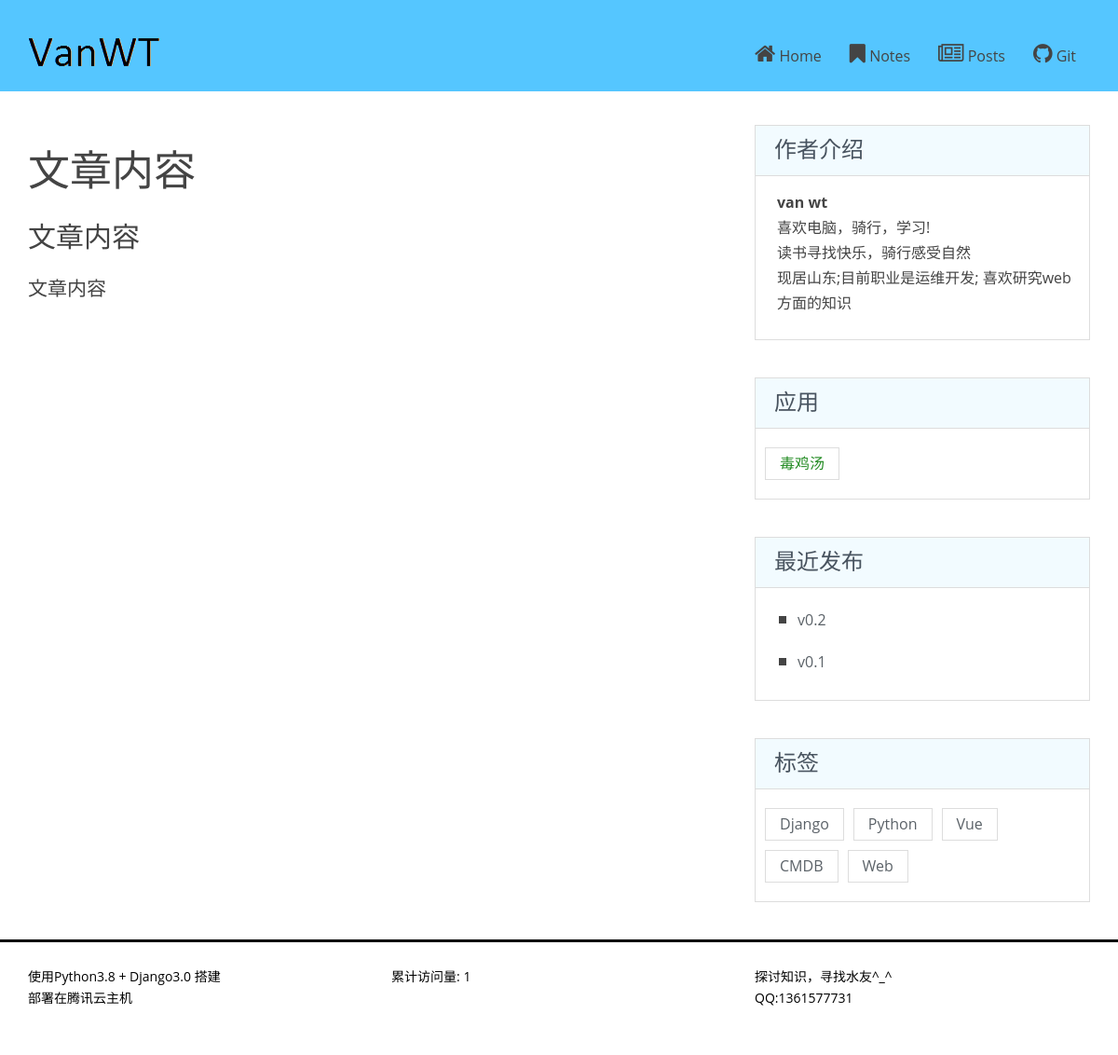
/post/s1/, run on the app's committed database.
### post/models.py (models this page shows, shortened)
class Post(models.Model):
    title = models.CharField(max_length=128, verbose_name="标题", blank=True, db_index=True)
    desc = models.CharField(max_length=256, verbose_name="简介", blank=True, null=True)
    url = models.CharField(verbose_name="自定义URL", max_length=128, blank=True, null=True, db_index=True)
    read_num = models.IntegerField(verbose_name="阅读量", default=0)
    md_content = RichTextUploadingField(verbose_name="内容", blank=True, config_name="my_config")
    html_content = models.TextField(verbose_name="markdown", null=True, blank=True)
    is_hide = models.BooleanField("是否隐藏", default=False, blank=True)
    is_top = models.BooleanField("是否置顶", default=False, blank=True)
    create_time = models.DateField(auto_now_add=True, verbose_name="创建时间")
    tags = models.ManyToManyField(Tags, related_name="posts", db_constraint=False, blank=True)
    category = models.ForeignKey("post.PostCategory", related_name="posts", db_constraint=False, null=True,
                                 blank=True, on_delete=models.SET_NULL)
    objects = models.Manager
    class Meta:
        db_table = "post"
        verbose_name = "文章"
        verbose_name_plural = verbose_name

### note/models.py (models this page shows, shortened)
class Note(models.Model):
    title = models.CharField(max_length=128, verbose_name="标题", blank=True, db_index=True)
    desc = models.CharField(max_length=256, verbose_name="总结", blank=True, null=True)
    read_num = models.IntegerField(verbose_name="阅读量", default=0)
    md_content = RichTextUploadingField(verbose_name="内容", blank=True, config_name="my_config")
    html_content = models.TextField(verbose_name="markdown", null=True, blank=True)
    is_hide = models.BooleanField("是否隐藏", default=False, blank=True)
    is_top = models.BooleanField("是否置顶", default=False, blank=True)
    create_time = models.DateTimeField(auto_now_add=True, verbose_name="创建时间")
    tags = models.ManyToManyField(Tags, related_name="notes", db_constraint=False, blank=True)
    category = models.ForeignKey("note.NoteCategory", related_name="notes", db_constraint=False, null=True,
                                 blank=True, on_delete=models.SET_NULL)
    objects = models.Manager
    class Meta:
        db_table = "note"
        verbose_name = "笔记"
        verbose_name_plural = verbose_name

### content/models.py (models this page shows, shortened)
class Tags(models.Model):
    title = models.CharField(verbose_name="标签名", max_length=128, blank=True)
    create_time = models.DateTimeField(auto_now_add=True, verbose_name="创建时间", blank=True)
    class Meta:
        db_table = "blog_tag"
        verbose_name = "标签表"
        verbose_name_plural = verbose_name

### post/views.py (the view)
# urls.py: path("<str:url>/", PostView.as_view()),
class PostView(View):
    def get(self, request, **kwargs):
        url = self.kwargs.get("url", None)
        post = Post.objects.filter(url=url).first()
        if post:
            content = {
                "html": post.html_content,
            }
            post.read_num += 1
            post.save()
            return render(request, "post.html", content)
        raise Http404

### common/base_backend.py (called while the page is built)
def base_data(request):
    tag_list = Tags.objects.only("title").all()
    ip = request.META.get("REMOTE_ADDR")
    log = WhiteList.objects.filter(ip=ip).first()
    if not log:
        log = WhiteList(ip=ip, access=1)
        log.save()
    else:
        log.access += 1
        log.save()
    count = WhiteList.objects.count()
    notes = Note.objects.order_by("-create_time").only("id", "title").all()[:4]
    return {
        "tags": tag_list,
        "see": count,
        "new_notes": notes
    }

### post/templates/post.html (shortened to what this page needs)
{% extends 'base.html' %}
{% block content %}
    {% autoescape off %}
        {{ html }}
    {% endautoescape %}
{% endblock %}

### templates/base.html (shortened to what this page needs)
<!DOCTYPE html>
<html lang="en">
<head>
    <link rel="stylesheet" href="/static/css/bootstrap.min.css">
    <link rel="stylesheet" href="/static/css/font-awesome/css/font-awesome.min.css">
    <link rel="stylesheet" href="/static/css/style.css" id="theme-styles">
</head>
<body>
<header>
    <div class="widewrapper masthead">
        <div class="container">
            <a href="/" id="logo" target="_self">
                <img src="/static/img/logo.png" alt="clean Blog">
            </a>
            <nav class="pull-right clean-nav">
                <div class="collapse navbar-collapse">
                    <ul class="nav nav-pills navbar-nav">
                        <li>
                            <a href="/" target="_self">
                                <i class="fa fa-home"></i>
                                Home
                            </a>
                        </li>
                        <li>
                            <a href="/note/category/" target="_self">
                                <i class="fa fa-bookmark"></i>
                                Notes
                            </a>
                        </li>
                        <li>
                            <a href="/post/category/" target="_self">
                                <i class="fa fa-newspaper-o"></i>
                                Posts
                            </a>
                        </li>
                        <li>
                            <a href="https://github.com/vanwt" target="_blank">
                                <i class="fa fa-github"></i>
                                Git
                            </a>
                        </li>
                    </ul>
                </div>
            </nav>
        </div>
    </div>
</header>
<div class="widewrapper main">
    <div class="container">
        <div class="row">
            <div class="col-md-8 blog-main">
                {% block content %}
                {% endblock %}
            </div>
            <aside class="col-md-4 blog-aside">
                <div class="aside-widget">
                    <header>
                        <h3>作者介绍</h3>
                    </header>
                    <div class="body text-left clearfix">
                        <p style="margin-left: 18px;"><strong>van wt</strong>
                            <br>
                            喜欢电脑，骑行，学习!
                            <br>
                            读书寻找快乐，骑行感受自然
                            <br>
                            现居山东;目前职业是运维开发;
                            喜欢研究web方面的知识
                        </p>
                    </div>
                </div>
                <div class="aside-widget">
                    <header>
                        <h3>应用</h3>
                    </header>
                    <div class="body clearfix">
                        <ul class="tags">
                            <li><a style="color: forestgreen" onclick="alert('暂无')">毒鸡汤</a></li>
                        </ul>
                    </div>
                </div>
                <div class="aside-widget">
                    <header>
                        <h3>最近发布</h3>
                    </header>
                    <div class="body clearfix">
                        <ul class="clean-list">
                            {% for note in new_notes %}
                            <li><a href="/note/{{ note.id }}/">{{ note.title }}</a></li>
                            {% endfor %}
                        </ul>
                    </div>
                </div>
                <div class="aside-widget">
                    <header>
                        <h3>标签</h3>
                    </header>
                    <div class="body clearfix">
                        <ul class="tags">
                            {% for tag in tags %}
                                <li><a href="#">{{ tag.title }}</a></li>
                            {% endfor %}
                        </ul>
                    </div>
                </div>
            </aside>
        </div>
    </div>
</div>
<footer>
    <div class="widewrapper footer">
        <div class="container">
            <div class="row">
                <div class="col-md-4 footer-widget">
                    使用Python3.8 + Django3.0 搭建<br>部署在腾讯云主机
                </div>
                <div class="col-md-4 footer-widget">
                    累计访问量: {{ see }}
                </div>
                <div class="col-md-4 footer-widget">
                    探讨知识，寻找水友^_^ <br>
                    QQ:1361577731
                </div>
            </div>
        </div>
    </div>
</footer>
</body>
</html>

### static/css/style.css (style rules this page uses)
body { font-size: 16px; line-height: 27px; font-family: 'Open Sans', sans-serif; color: #444; background-color: #fff; }
a { color: #5b6268; }
h1 { font-size: 45px; line-height: 60px; font-weight: normal; font-family: 'PT Serif', serif; }
h2 { font-size: 30px; line-height: 40px; font-family: 'Open Sans', sans-serif; }
h3 { font-size: 21px; line-height: 30px; font-weight: normal; font-family: 'Open Sans', sans-serif; }
.fa { font-size: 24px; }
.masthead { padding-top: 24px; padding-bottom: 18px; }
.masthead #logo { float: left; display: block; }
.widewrapper { background-color: #fff; }
.widewrapper.masthead { background-color: #55c6ff; color: #f8f8f9; border-bottom: #aaa; }
.widewrapper.footer { background-color: #ffffff; border-top: 3px solid black; color: #000000; font-size: 14px; }
.clean-nav .nav-pills { margin-top: 10px; margin-bottom: 0; font-size: 16px; }
.clean-nav .nav-pills > li { margin-left: 10px; }
.clean-nav .nav-pills > li > a { color: #444; padding: 11px 0 11px 20px; line-height: 14px; }
.clean-nav .navbar-collapse { box-shadow: none; }
.clean-list { list-style: none; }
.clean-list li { line-height: 23px; margin-bottom: 14px; }
.clean-list li:before { content: ""; background-color: #444; border-style: solid; border-width: 4px 4px; display: block; width: 8px; left: -20px; top: 15px; position: relative; }
.footer-widget { margin-top: 25px; margin-bottom: 50px; line-height: 23px; }
.blog-main, .blog-aside { position: relative; }
.blog-main:before, .blog-aside:before { height: 100%; content: ""; position: absolute; top: 0; width: 1px; }
.blog-main { padding-top: 36px; padding-bottom: 20px; }
.blog-main:before { right: -16px; }
.blog-aside { padding-top: 36px; }
.blog-aside:before { left: 15px; }
.aside-widget { margin-bottom: 40px; border: 1px solid #ddd; }
.aside-widget header { background-color: #f2fbff; border-bottom: 1px solid #ddd; }
.aside-widget header h3 { font-size: 24px; padding: 10px 20px 3px 20px; margin-top: 0; color: #48535f; }
.aside-widget .body { margin: 10px 0; padding: 5px; }
.aside-widget a { color: #5b6268; }
.tags { list-style: none; margin: 0; padding-left: 0; }
.tags li { float: left; }
.tags li a { padding: 3px 15px; display: inline-block; margin: 5px; border: 1px solid rgb(221, 221, 221); }

### data on the page
Post: html_content "文章内容 文章内容 文章内容"
Note: title "v0.2"
Note: title "v0.1"
Tags: title "Django"
Tags: title "Python"
Tags: title "Vue"
Tags: title "CMDB"
Tags: title "Web"

### other printed values
{{ see }} "1"
